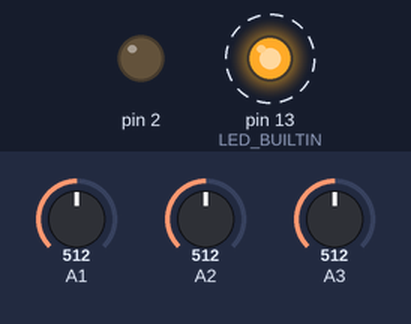
Simulated run of this sketch. Board: Arduino Uno, built with avr-gcc and run on an emulated ATmega328P. Parts: output pins drawn as LEDs (lit = HIGH). Dashed ring = blinking. The inputs (shaded band) are chosen by the test bench; at power-on: A1 = 512, A2 = 512, A3 = 512.

Above: at 0.1 s.
At 38.1 s:
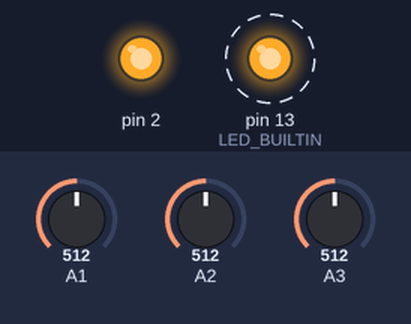
Timing chart, 0 to 40.0 s (numbered marks = the images above):
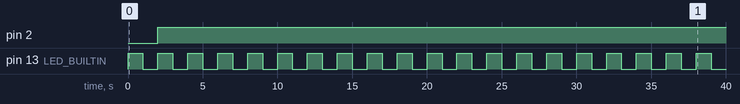

The sketch:

SwordScript.ino
```cpp
// C++ code
//
void setup()
{
  pinMode(LED_BUILTIN, OUTPUT);
  pinMode(A1, INPUT);
  pinMode(2, OUTPUT);
  pinMode(A2, INPUT);
  pinMode(A3, INPUT);
}

void loop()
{
  digitalWrite(LED_BUILTIN, HIGH);
  delay(1000); // Wait for 1000 millisecond(s)
  digitalWrite(LED_BUILTIN, LOW);
  delay(1000); // Wait for 1000 millisecond(s)

  if (analogRead(A1) > 5) {
    digitalWrite(2, HIGH);
  }
  if (analogRead(A2) > 5) {
    digitalWrite(2, HIGH);
  }
  if (analogRead(A3) > 5) {
    digitalWrite(2, HIGH);
  }
  if (analogRead(A1) <= 5 && (analogRead(A2) <= 5 && analogRead(A3) <= 5)) {
    digitalWrite(2, LOW);
  }
}
```

Measured:
- by itself, pin 2: LOW → HIGH at 2.0 s
- by itself, pin 13 (LED_BUILTIN): alternates HIGH for 1.0 s and LOW for 1.0 s
